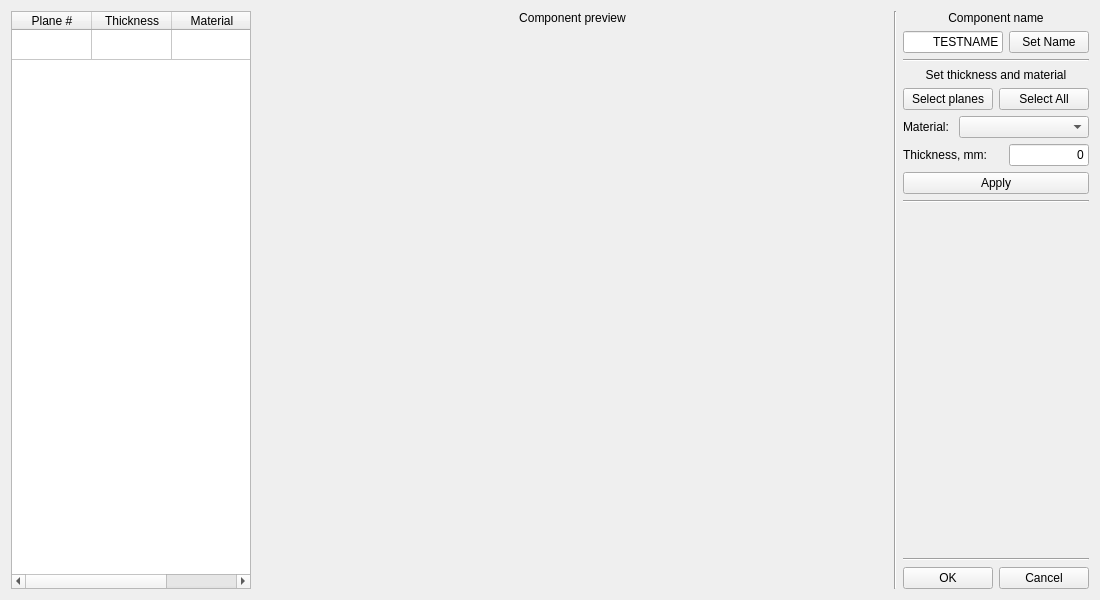
<?xml version="1.0" encoding="UTF-8"?>
<ui version="4.0">
 <class>wid_addcomp</class>
 <widget class="QWidget" name="wid_addcomp">
  <property name="geometry">
   <rect>
    <x>0</x>
    <y>0</y>
    <width>1100</width>
    <height>600</height>
   </rect>
  </property>
  <property name="minimumSize">
   <size>
    <width>800</width>
    <height>0</height>
   </size>
  </property>
  <property name="windowTitle">
   <string>New component</string>
  </property>
  <layout class="QHBoxLayout" name="horizontalLayout">
   <item>
    <widget class="QTableWidget" name="tbl_facestable">
     <property name="sizePolicy">
      <sizepolicy hsizetype="Fixed" vsizetype="Expanding">
       <horstretch>0</horstretch>
       <verstretch>0</verstretch>
      </sizepolicy>
     </property>
     <property name="minimumSize">
      <size>
       <width>240</width>
       <height>0</height>
      </size>
     </property>
     <property name="maximumSize">
      <size>
       <width>240</width>
       <height>16777215</height>
      </size>
     </property>
     <property name="showGrid">
      <bool>true</bool>
     </property>
     <attribute name="horizontalHeaderVisible">
      <bool>true</bool>
     </attribute>
     <attribute name="horizontalHeaderCascadingSectionResizes">
      <bool>false</bool>
     </attribute>
     <attribute name="horizontalHeaderDefaultSectionSize">
      <number>80</number>
     </attribute>
     <attribute name="horizontalHeaderHighlightSections">
      <bool>true</bool>
     </attribute>
     <attribute name="horizontalHeaderMinimumSectionSize">
      <number>70</number>
     </attribute>
     <attribute name="horizontalHeaderShowSortIndicator" stdset="0">
      <bool>false</bool>
     </attribute>
     <attribute name="horizontalHeaderStretchLastSection">
      <bool>true</bool>
     </attribute>
     <attribute name="verticalHeaderVisible">
      <bool>false</bool>
     </attribute>
     <row>
      <property name="text">
       <string/>
      </property>
     </row>
     <column>
      <property name="text">
       <string>Plane #</string>
      </property>
      <property name="textAlignment">
       <set>AlignHCenter|AlignVCenter|AlignCenter</set>
      </property>
     </column>
     <column>
      <property name="text">
       <string>Thickness</string>
      </property>
      <property name="textAlignment">
       <set>AlignHCenter|AlignVCenter|AlignCenter</set>
      </property>
     </column>
     <column>
      <property name="text">
       <string>Material</string>
      </property>
      <property name="textAlignment">
       <set>AlignHCenter|AlignVCenter|AlignCenter</set>
      </property>
     </column>
     <item row="0" column="0">
      <property name="text">
       <string/>
      </property>
      <property name="textAlignment">
       <set>AlignHCenter|AlignVCenter|AlignCenter</set>
      </property>
     </item>
     <item row="0" column="1">
      <property name="text">
       <string/>
      </property>
      <property name="textAlignment">
       <set>AlignHCenter|AlignVCenter|AlignCenter</set>
      </property>
     </item>
    </widget>
   </item>
   <item>
    <layout class="QVBoxLayout" name="lay_gl">
     <item>
      <widget class="QLabel" name="lbl_gl">
       <property name="sizePolicy">
        <sizepolicy hsizetype="Preferred" vsizetype="Minimum">
         <horstretch>0</horstretch>
         <verstretch>0</verstretch>
        </sizepolicy>
       </property>
       <property name="text">
        <string>Component preview</string>
       </property>
       <property name="alignment">
        <set>Qt::AlignCenter</set>
       </property>
      </widget>
     </item>
     <item>
      <widget class="QWidget" name="glbox" native="true">
       <property name="sizePolicy">
        <sizepolicy hsizetype="Expanding" vsizetype="Expanding">
         <horstretch>0</horstretch>
         <verstretch>0</verstretch>
        </sizepolicy>
       </property>
       <property name="minimumSize">
        <size>
         <width>300</width>
         <height>300</height>
        </size>
       </property>
       <zorder></zorder>
      </widget>
     </item>
    </layout>
   </item>
   <item>
    <widget class="Line" name="line_4">
     <property name="orientation">
      <enum>Qt::Vertical</enum>
     </property>
    </widget>
   </item>
   <item>
    <layout class="QVBoxLayout" name="rightBox">
     <item>
      <widget class="QLabel" name="lbl_name">
       <property name="text">
        <string>Component name</string>
       </property>
       <property name="alignment">
        <set>Qt::AlignCenter</set>
       </property>
      </widget>
     </item>
     <item>
      <layout class="QHBoxLayout" name="lay_name">
       <item>
        <widget class="QLineEdit" name="ln_name">
         <property name="sizePolicy">
          <sizepolicy hsizetype="Minimum" vsizetype="Fixed">
           <horstretch>0</horstretch>
           <verstretch>0</verstretch>
          </sizepolicy>
         </property>
         <property name="maximumSize">
          <size>
           <width>100</width>
           <height>16777215</height>
          </size>
         </property>
         <property name="text">
          <string>TESTNAME</string>
         </property>
         <property name="alignment">
          <set>Qt::AlignRight|Qt::AlignTrailing|Qt::AlignVCenter</set>
         </property>
        </widget>
       </item>
       <item>
        <widget class="QPushButton" name="btn_setname">
         <property name="text">
          <string>Set Name</string>
         </property>
        </widget>
       </item>
      </layout>
     </item>
     <item>
      <widget class="Line" name="line">
       <property name="orientation">
        <enum>Qt::Horizontal</enum>
       </property>
      </widget>
     </item>
     <item>
      <widget class="QLabel" name="lbl_set">
       <property name="sizePolicy">
        <sizepolicy hsizetype="Minimum" vsizetype="Preferred">
         <horstretch>0</horstretch>
         <verstretch>0</verstretch>
        </sizepolicy>
       </property>
       <property name="text">
        <string>Set thickness and material</string>
       </property>
       <property name="alignment">
        <set>Qt::AlignCenter</set>
       </property>
      </widget>
     </item>
     <item>
      <layout class="QHBoxLayout" name="lay_select">
       <item>
        <widget class="QPushButton" name="btn_startselect">
         <property name="text">
          <string>Select planes</string>
         </property>
        </widget>
       </item>
       <item>
        <widget class="QPushButton" name="btn_selectall">
         <property name="text">
          <string>Select All</string>
         </property>
        </widget>
       </item>
      </layout>
     </item>
     <item>
      <layout class="QHBoxLayout" name="lay_material">
       <item>
        <widget class="QLabel" name="lbl_material">
         <property name="sizePolicy">
          <sizepolicy hsizetype="Minimum" vsizetype="Preferred">
           <horstretch>0</horstretch>
           <verstretch>0</verstretch>
          </sizepolicy>
         </property>
         <property name="text">
          <string>Material:</string>
         </property>
        </widget>
       </item>
       <item>
        <widget class="QComboBox" name="cmb_material">
         <property name="sizePolicy">
          <sizepolicy hsizetype="Preferred" vsizetype="Fixed">
           <horstretch>0</horstretch>
           <verstretch>0</verstretch>
          </sizepolicy>
         </property>
         <property name="minimumSize">
          <size>
           <width>130</width>
           <height>0</height>
          </size>
         </property>
        </widget>
       </item>
      </layout>
     </item>
     <item>
      <layout class="QHBoxLayout" name="lay_thickness">
       <item>
        <widget class="QLabel" name="lbl_thickness">
         <property name="text">
          <string>Thickness, mm:</string>
         </property>
        </widget>
       </item>
       <item>
        <widget class="QLineEdit" name="ln_thickness">
         <property name="sizePolicy">
          <sizepolicy hsizetype="Minimum" vsizetype="Fixed">
           <horstretch>0</horstretch>
           <verstretch>0</verstretch>
          </sizepolicy>
         </property>
         <property name="maximumSize">
          <size>
           <width>80</width>
           <height>16777215</height>
          </size>
         </property>
         <property name="text">
          <string>0</string>
         </property>
         <property name="alignment">
          <set>Qt::AlignRight|Qt::AlignTrailing|Qt::AlignVCenter</set>
         </property>
        </widget>
       </item>
      </layout>
     </item>
     <item>
      <widget class="QPushButton" name="btn_set">
       <property name="sizePolicy">
        <sizepolicy hsizetype="Minimum" vsizetype="Fixed">
         <horstretch>0</horstretch>
         <verstretch>0</verstretch>
        </sizepolicy>
       </property>
       <property name="text">
        <string>Apply</string>
       </property>
      </widget>
     </item>
     <item>
      <widget class="Line" name="line_2">
       <property name="orientation">
        <enum>Qt::Horizontal</enum>
       </property>
      </widget>
     </item>
     <item>
      <spacer name="verticalSpacer">
       <property name="orientation">
        <enum>Qt::Vertical</enum>
       </property>
       <property name="sizeHint" stdset="0">
        <size>
         <width>20</width>
         <height>40</height>
        </size>
       </property>
      </spacer>
     </item>
     <item>
      <widget class="Line" name="line_3">
       <property name="orientation">
        <enum>Qt::Horizontal</enum>
       </property>
      </widget>
     </item>
     <item>
      <layout class="QHBoxLayout" name="lay_btns">
       <item>
        <widget class="QPushButton" name="btn_ok">
         <property name="text">
          <string>OK</string>
         </property>
        </widget>
       </item>
       <item>
        <widget class="QPushButton" name="btn_cancel">
         <property name="text">
          <string>Cancel</string>
         </property>
        </widget>
       </item>
      </layout>
     </item>
    </layout>
   </item>
  </layout>
 </widget>
 <resources/>
 <connections/>
</ui>
